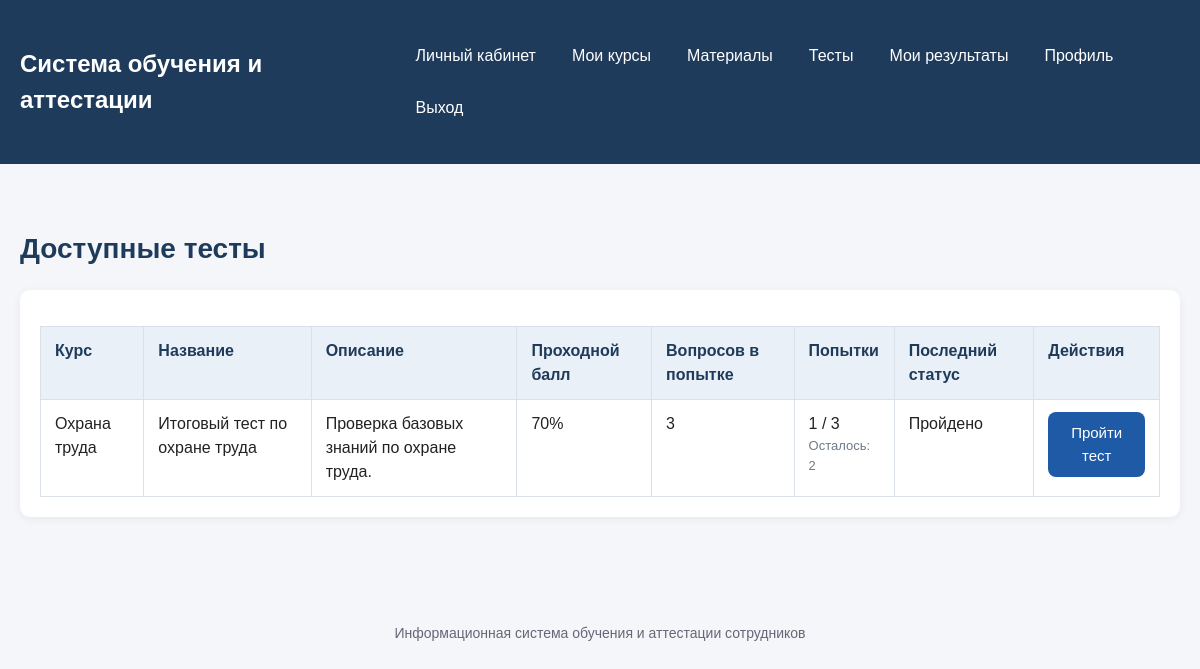
The page /tests (signed in) on the database its author committed.
### models.py (models this page shows, shortened)
class Test(db.Model):
    __tablename__ = "tests"
    id = db.Column(db.Integer, primary_key=True)
    title = db.Column(db.String(200), nullable=False)
    description = db.Column(db.Text)
    pass_score = db.Column(db.Integer, nullable=False, default=70)
    question_count = db.Column(db.Integer, nullable=False, default=10)
    max_attempts = db.Column(db.Integer, nullable=False, default=3)
    is_active = db.Column(db.Boolean, default=True, nullable=False)
    course_id = db.Column(
        db.Integer,
        db.ForeignKey("courses.id", ondelete="CASCADE"),
        nullable=False
    )
    course = db.relationship("Course", back_populates="tests")
    questions = db.relationship(
        "Question",
        back_populates="test",
        cascade="all, delete-orphan",
        order_by="Question.id.asc()"
    )
    attempts = db.relationship(
        "Attempt",
        back_populates="test",
        cascade="all, delete-orphan"
    )

class Course(db.Model):
    __tablename__ = "courses"
    id = db.Column(db.Integer, primary_key=True)
    title = db.Column(db.String(200), nullable=False)
    description = db.Column(db.Text)
    materials = db.relationship(
        "Material",
        back_populates="course",
        cascade="all, delete-orphan"
    )
    tests = db.relationship(
        "Test",
        back_populates="course",
        cascade="all, delete-orphan"
    )
    assignments = db.relationship(
        "CourseAssignment",
        back_populates="course",
        cascade="all, delete-orphan"
    )

class Attempt(db.Model):
    __tablename__ = "attempts"
    id = db.Column(db.Integer, primary_key=True)
    attempt_number = db.Column(db.Integer, nullable=False, default=1)
    correct_answers = db.Column(db.Integer, nullable=False, default=0)
    total_questions = db.Column(db.Integer, nullable=False, default=0)
    score_percent = db.Column(db.Float, nullable=False, default=0.0)
    status = db.Column(db.String(30), nullable=False, default="Не пройдено")
    started_at = db.Column(db.DateTime, default=datetime.utcnow, nullable=False)
    finished_at = db.Column(db.DateTime)
    user_id = db.Column(
        db.Integer,
        db.ForeignKey("users.id", ondelete="CASCADE"),
        nullable=False
    )
    test_id = db.Column(
        db.Integer,
        db.ForeignKey("tests.id", ondelete="CASCADE"),
        nullable=False
    )
    user = db.relationship("User", back_populates="attempts")
    test = db.relationship("Test", back_populates="attempts")
    answers = db.relationship(
        "AttemptAnswer",
        back_populates="attempt",
        cascade="all, delete-orphan",
        order_by="AttemptAnswer.id.asc()"
    )

### app.py (the view)
@app.route("/tests")
@login_required
def tests():
    user = current_user()
    course_id = request.args.get("course_id", type=int)
    attempt_stats = {}
    query = Test.query.order_by(Test.title.asc())
    if user.role == "employee":
        assigned_course_ids = [
            assignment.course_id
            for assignment in CourseAssignment.query.filter_by(user_id=user.id).all()
        ]
        query = query.filter(Test.course_id.in_(assigned_course_ids if assigned_course_ids else [-1]))
    if course_id:
        query = query.filter_by(course_id=course_id)
    tests_list = query.all()
    if user.role == "employee":
        attempt_stats = build_test_attempt_stats(user.id, tests_list)
    return render_template("tests.html", tests=tests_list, attempt_stats=attempt_stats)

### app.py (called while the page is built)
def current_user():
    user_id = session.get("user_id")
    if not user_id:
        return None
    return db.session.get(User, user_id)

@app.context_processor
def inject_user():
    return {"current_user": current_user()}

def login_required(view_func):
    @wraps(view_func)
    def wrapper(*args, **kwargs):
        if not current_user():
            flash("Сначала войдите в систему.", "warning")
            return redirect(url_for("login"))
        return view_func(*args, **kwargs)
    return wrapper

### templates/tests.html (shortened to what this page needs)
{% extends "base.html" %}
{% block content %}
    <h1 class="page-title">
        {% if current_user.role == 'employee' %}
            Доступные тесты
        {% else %}
            Тесты
        {% endif %}
    </h1>
    <section class="section">
        {% if tests %}
            <div class="table-wrapper">
                <table>
                    <thead>
                        <tr>
                            <th>Курс</th>
                            <th>Название</th>
                            <th>Описание</th>
                            <th>Проходной балл</th>
                            <th>Вопросов в попытке</th>
                            {% if current_user.role == 'employee' %}
                                <th>Попытки</th>
                                <th>Последний статус</th>
                                <th>Действия</th>
                            {% elif current_user.role == 'admin' %}
                                <th>Максимум попыток</th>
                                <th>Активен</th>
                                <th>Действия</th>
                            {% else %}
                                <th>Максимум попыток</th>
                                <th>Активен</th>
                                <th>Примечание</th>
                            {% endif %}
                        </tr>
                    </thead>
                    <tbody>
                        {% for test in tests %}
                            {% set test_stats = attempt_stats.get(test.id) if attempt_stats else none %}
                            <tr>
                                <td>{{ test.course.title }}</td>
                                <td>{{ test.title }}</td>
                                <td>{{ test.description or '—' }}</td>
                                <td>{{ test.pass_score }}%</td>
                                <td>{{ test.question_count }}</td>
                                {% if current_user.role == 'employee' %}
                                    <td>
                                        {{ test_stats.used if test_stats else 0 }} / {{ test.max_attempts }}
                                        {% if test_stats %}
                                            <div style="font-size: 13px; color: #6c7a89;">
                                                Осталось: {{ test_stats.remaining }}
                                            </div>
                                        {% endif %}
                                    </td>
                                    <td>{{ test_stats.latest_status if test_stats else '—' }}</td>
                                    <td>
                                        {% if not test.is_active %}
                                            <span>Недоступен</span>
                                        {% elif test_stats and test_stats.remaining == 0 %}
                                            <span>Лимит попыток исчерпан</span>
                                        {% else %}
                                            <a href="{{ url_for('take_test', test_id=test.id) }}" class="btn btn-primary">
                                                Пройти тест
                                            </a>
                                        {% endif %}
                                    </td>
                                {% else %}
                                    <td>{{ test.max_attempts }}</td>
                                    <td>{% if test.is_active %}Да{% else %}Нет{% endif %}</td>
                                    <td>Прохождение тестов доступно только сотрудникам.</td>
                                {% endif %}
                            </tr>
                        {% endfor %}
                    </tbody>
                </table>
            </div>
        {% else %}
            <p>Тесты пока не добавлены.</p>
        {% endif %}
    </section>
{% endblock %}

### static/css/style.css (style rules this page uses)
* { box-sizing: border-box; margin: 0; padding: 0; }
body { font-family: Arial, sans-serif; background: #f4f6f9; color: #222; line-height: 1.5; }
a { color: #1f5aa6; text-decoration: none; }
.page-title { font-size: 28px; margin-bottom: 20px; color: #1f3b5b; }
.section { background: #ffffff; border-radius: 10px; padding: 20px; margin-bottom: 20px; box-shadow: 0 2px 10px rgba(0, 0, 0, 0.06); }
.table-wrapper { overflow-x: auto; }
table { width: 100%; border-collapse: collapse; background: #ffffff; }
table th, table td { padding: 12px 14px; border: 1px solid #d9e0e7; text-align: left; vertical-align: top; }
table th { background: #eaf0f7; color: #1f3b5b; font-weight: bold; }
.btn { display: inline-block; padding: 10px 16px; border: none; border-radius: 8px; cursor: pointer; font-size: 15px; text-align: center; text-decoration: none; transition: 0.2s ease; }
.btn-primary { background: #1f5aa6; color: #ffffff; }

### rows shown on the page
Test: course "Охрана труда", title "Итоговый тест по охране труда", description "Проверка базовых знаний по охране труда.", pass_score "70", question_count "3", used "1", max_attempts "3", remaining "2"
Attempt: status "Пройдено"
